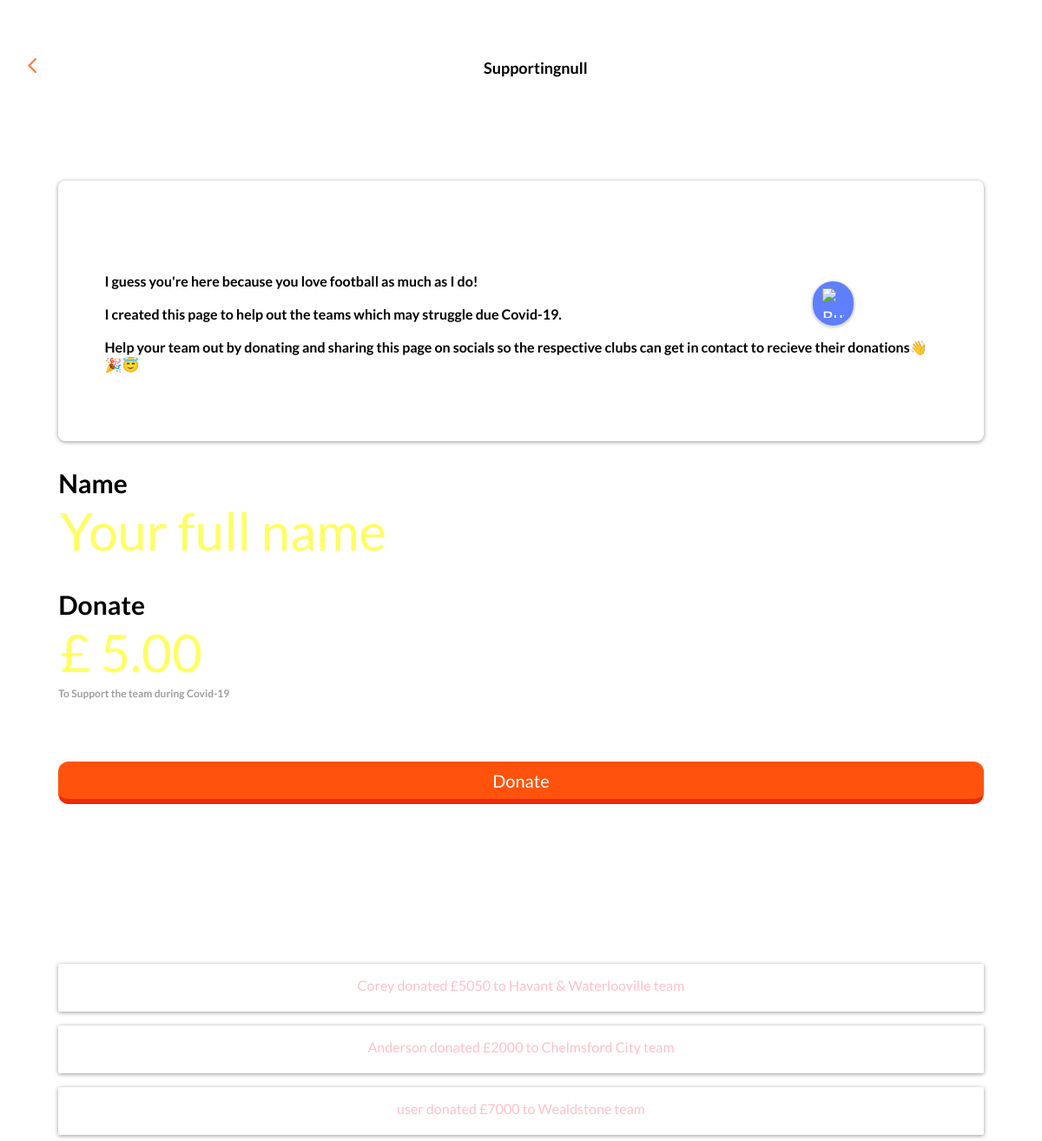
The page /payments/support/ on the database as committed earlier.
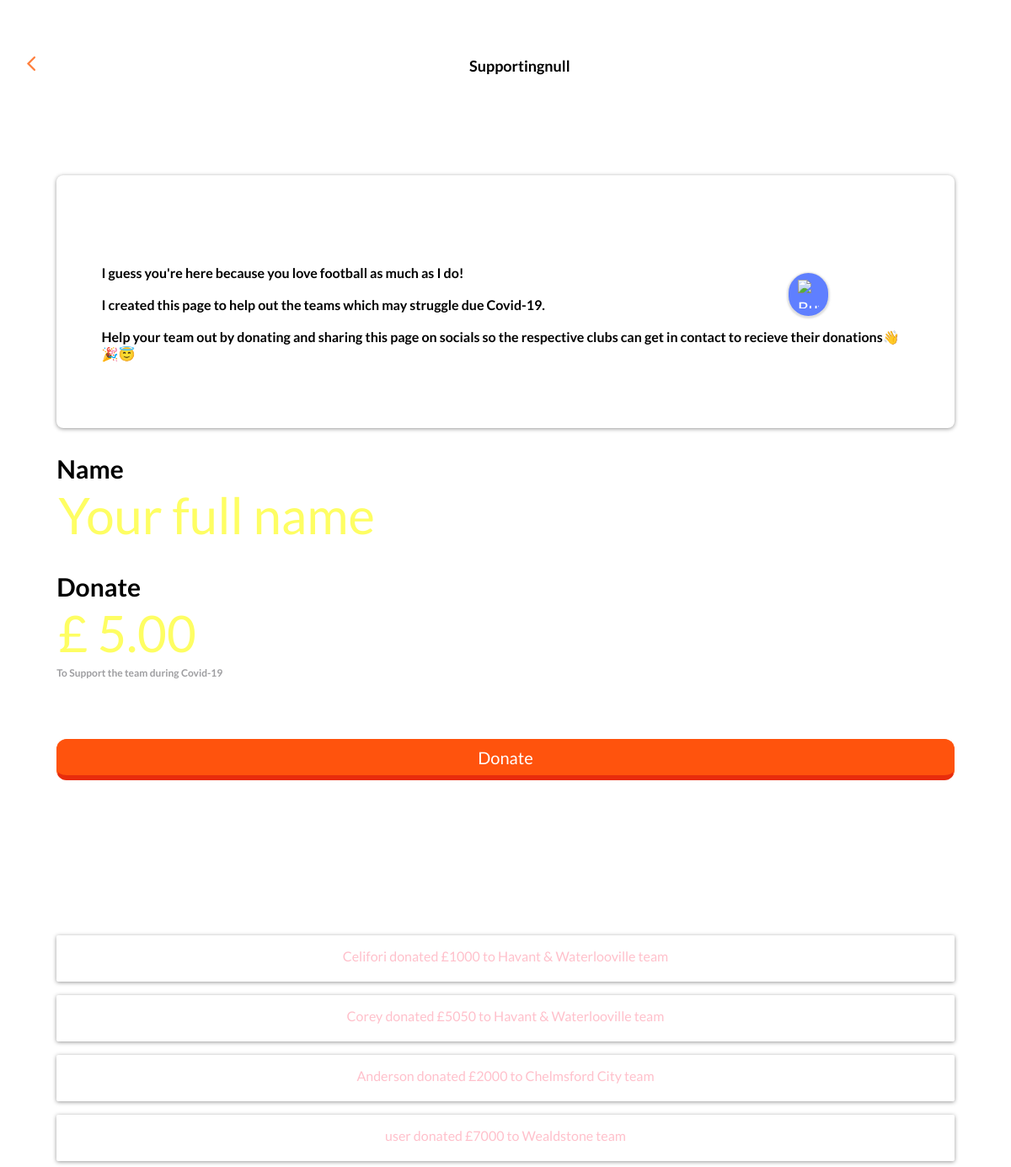
The same page on the database as committed later.
### posts/models.py (models this page shows, shortened)
class Posts(models.Model):
    name = models.CharField(max_length=100, default="user")
    value = models.CharField(max_length=100)
    team = models.ForeignKey(Club, on_delete=models.CASCADE, default='SOME STRING')
    class Meta :
        app_label = "posts"

### data/models.py (models this page shows, shortened)
class Club(models.Model):
    team = models.CharField(max_length=120)
    league = models.CharField(max_length=120)
    class Meta:
        app_label = 'data'

### payments/views.py (the view)
# urls.py: path('support/',StripeView.as_view(), name="stripe"),
class StripeView(ListView):
    template_name ="payments/prestripe.html"
    model = Posts
    context_object_name = 'posts'
    def get_queryset(self):
        return Posts.objects.all().order_by('-id')
    def get_context_data(self, **kwargs): #**kwargs is basically a dictionary of any key and value pairs
        context = super().get_context_data(**kwargs) #super() gets the context from the parent class ie StipeViews
        context['key'] = os.environ.get("STRIPE_PUBLISHABLE") #if context contains 'key' in dictionary somwhere set the value to that publishable key
        return context #returns the value for 'key' IN THE TEMPLATE in {{key}}
    @method_decorator(csrf_exempt)
    def dispatch(self, request, *args, **kwargs):
        return super(StripeView, self).dispatch(request, *args, **kwargs)

### payments/templates/payments/prestripe.html (shortened to what this page needs)
{% load static %}
<!DOCTYPE html>
<html>
<head>
    <link rel="stylesheet" type="text/css" href="{% static 'Newkit/style.css' %}" />
</head>
<body onload="getTextContent(window.localStorage.getItem('team_name'));">
    <div style="padding-top:5%;width:100%;">
        <div onclick="location.href='/newkits'" id="arrow_prev">
            <div id="group_82">
                <img id="path_82" src="{% static 'Newkit/Pictures/back-arrow.png' %}">
            </div>
        </div>
        <div style="text-align:center">
            <h1 id="page_title">  </h1>
        </div>
        <a class="bmc-button" target="_blank" href="https://www.buymeacoffee.com/kwWPSZY"><img src="https://cdn.buymeacoffee.com/buttons/bmc-new-btn-logo.svg" alt="Buy me a coffee"></a>
    </div>
    <div id="info-card">
        <h3>
            I guess you're here because you love football as much as I do! </br></br>
            I created this page to help out the teams which may struggle due Covid-19.</br></br>
            Help your team out by donating and sharing this page on socials so the respective clubs can get in contact to recieve their donations&#128075;&#x1F389&#128519;
        </h3>
    </div>
    <div>
        <form id="x" method="POST">
            <h3 id="donate">
                Name
            </h3>
            <input type="text" id="name_input" style="width:90%;" placeholder="Your full name">
            <h3 id="donate">
                Donate
            </h3>
            <input type="text" id="payment_input" style="width:90%;" placeholder="&pound; 5.00"><br /><br />
            <h3 style="font-size:12px;color:#9E9EA1;margin-top:-15px;padding-top:0px;">
                To Support the team during Covid-19
            </h3>
            <button id="submit_value" onclick="showerz();" type="submit">Donate</button>
        </form>
        <div id="posts">
            {% for post in posts %}
            <p id="the-post">{{ post.name }} donated &pound;{{ post.value }} to {{ post.team.team }} team</p>
            {% endfor %}
        </div>
</body>
</html>

Rows that differ between the two databases and show on the page:
added Posts: name "Celifori", value "1000", team.team "Havant & Waterlooville"
